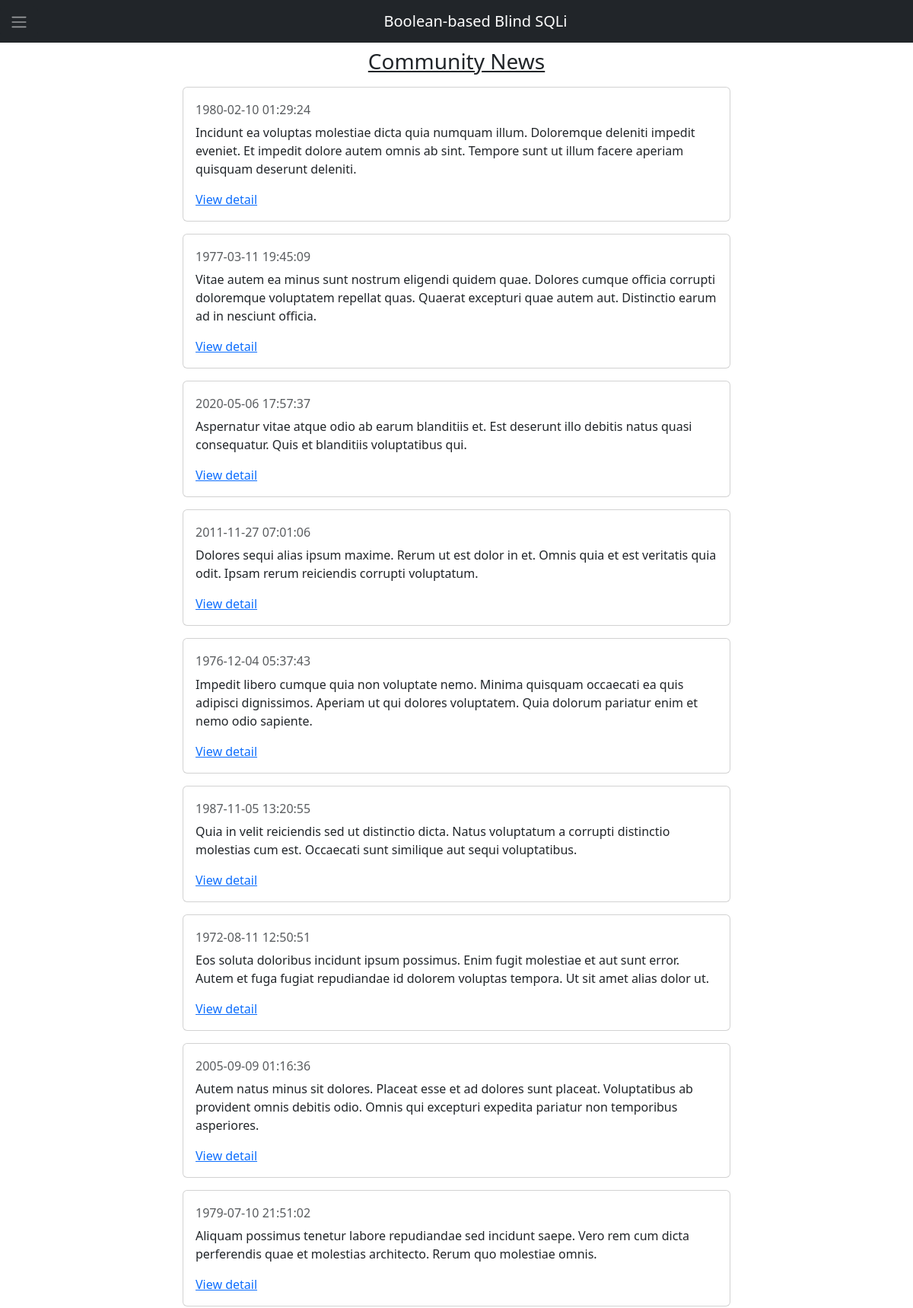
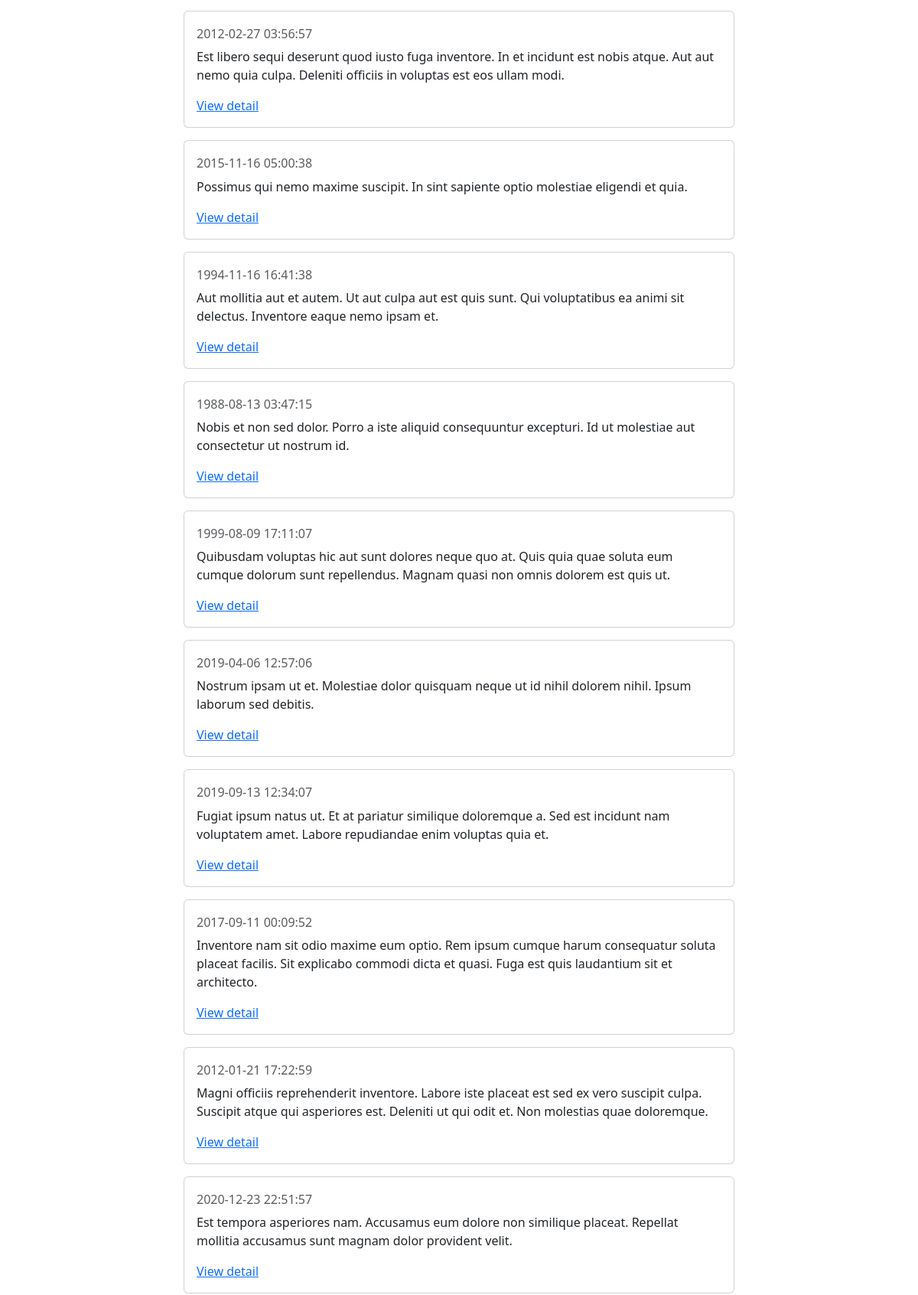
/boolean_based/list.php (upper part), run on the app's committed database (2 pictures, top to bottom).
### tables this page shows
CREATE TABLE `news` (
  `id` int(9) UNSIGNED NOT NULL,
  `header` varchar(255) NOT NULL,
  `body` varchar(255) NOT NULL,
  `date` datetime NOT NULL
);

### boolean_based/list.php (called while the page is built)
<?php
$header = 'Boolean-based Blind SQLi';
include("../layout/header.php");
include("../layout/common_list.php");

### layout/common_list.php (the view, shortened to what this page needs)
<?php
$sql = "SELECT * FROM news";
$result = mysqli_query($conn, $sql);
$news = mysqli_fetch_all($result, MYSQLI_ASSOC)
?>
<div class="flex-grow-1 d-flex align-items-center flex-column ">
    <h3 class="mt-3 text-decoration-underline">Community News</h3>
    <div style="overflow: auto; -ms-overflow-style: none; scrollbar-width: none;" class="d-flex flex-column align-items-center">
        <?php foreach ($news as $item) : ?>
            <div class="card m-2" style="width: 60%;">
                <div class="card-body">
                    <h6 class="card-subtitle mb-2 text-muted " ><?php echo $item['date'] ?></h6>
                    <p class="card-text "><?php echo $item['body'] ?></p>
                    <a href="detail.php?id=<?php echo $item['id'] ?>" class="card-link">View detail</a>
                </div>
            </div>
        <?php endforeach; ?>
    </div>
</div>
<?php
include("../layout/footer.php");
?>

### layout/header.php (shortened to what this page needs)
<!DOCTYPE html>
<html lang="en">
<head>
    <link href="https://cdn.jsdelivr.net/npm/bootstrap@5.3.0-alpha3/dist/css/bootstrap.min.css" rel="stylesheet" />
</head>
<body class="d-flex flex-column">
    <nav class="navbar navbar-dark bg-dark fixed-top ">
        <div>
            <div class="d-flex flex-row align-items-center vw-100">
                <button class="btn btn-dark" type="button" data-bs-toggle="offcanvas" data-bs-target="#offcanvasDarkNavbar" aria-controls="offcanvasDarkNavbar">
                    <span class="navbar-toggler-icon"></span>
                </button>
                <div class="d-flex justify-content-center flex-grow-1 ">
                    <a class="navbar-brand ms-3 "><?php echo $header ?></a>
                </div>
            </div>
        </div>
    </nav>
    <div class="mt-5 d-flex" style="height:calc(100vh - 48px)">

### layout/footer.php (shortened to what this page needs)
</div>
</body>
</html>

### data on the page
news: date "1980-02-10 01:29:24", body "Incidunt ea voluptas molestiae dicta quia numquam illum. Doloremque deleniti impedit eveniet. Et impedit dolore autem omnis ab sint. Tempore sunt ut illum facere aperiam quisquam deserunt deleniti."
news: date "1977-03-11 19:45:09", body "Vitae autem ea minus sunt nostrum eligendi quidem quae. Dolores cumque officia corrupti doloremque voluptatem repellat quas. Quaerat excepturi quae autem aut. Distinctio earum ad in nesciunt officia."
news: date "2020-05-06 17:57:37", body "Aspernatur vitae atque odio ab earum blanditiis et. Est deserunt illo debitis natus quasi consequatur. Quis et blanditiis voluptatibus qui."
news: date "2011-11-27 07:01:06", body "Dolores sequi alias ipsum maxime. Rerum ut est dolor in et. Omnis quia et est veritatis quia odit. Ipsam rerum reiciendis corrupti voluptatum."
news: date "1976-12-04 05:37:43", body "Impedit libero cumque quia non voluptate nemo. Minima quisquam occaecati ea quis adipisci dignissimos. Aperiam ut qui dolores voluptatem. Quia dolorum pariatur enim et nemo odio sapiente."
news: date "1987-11-05 13:20:55", body "Quia in velit reiciendis sed ut distinctio dicta. Natus voluptatum a corrupti distinctio molestias cum est. Occaecati sunt similique aut sequi voluptatibus."
news: date "1972-08-11 12:50:51", body "Eos soluta doloribus incidunt ipsum possimus. Enim fugit molestiae et aut sunt error. Autem et fuga fugiat repudiandae id dolorem voluptas tempora. Ut sit amet alias dolor ut."
news: date "2005-09-09 01:16:36", body "Autem natus minus sit dolores. Placeat esse et ad dolores sunt placeat. Voluptatibus ab provident omnis debitis odio. Omnis qui excepturi expedita pariatur non temporibus asperiores."
news: date "1979-07-10 21:51:02", body "Aliquam possimus tenetur labore repudiandae sed incidunt saepe. Vero rem cum dicta perferendis quae et molestias architecto. Rerum quo molestiae omnis."
news: date "2012-02-27 03:56:57", body "Est libero sequi deserunt quod iusto fuga inventore. In et incidunt est nobis atque. Aut aut nemo quia culpa. Deleniti officiis in voluptas est eos ullam modi."
news: date "2015-11-16 05:00:38", body "Possimus qui nemo maxime suscipit. In sint sapiente optio molestiae eligendi et quia."
news: date "1994-11-16 16:41:38", body "Aut mollitia aut et autem. Ut aut culpa aut est quis sunt. Qui voluptatibus ea animi sit delectus. Inventore eaque nemo ipsam et."
news: date "1988-08-13 03:47:15", body "Nobis et non sed dolor. Porro a iste aliquid consequuntur excepturi. Id ut molestiae aut consectetur ut nostrum id."
news: date "1999-08-09 17:11:07", body "Quibusdam voluptas hic aut sunt dolores neque quo at. Quis quia quae soluta eum cumque dolorum sunt repellendus. Magnam quasi non omnis dolorem est quis ut."
news: date "2019-04-06 12:57:06", body "Nostrum ipsam ut et. Molestiae dolor quisquam neque ut id nihil dolorem nihil. Ipsum laborum sed debitis."
news: date "2019-09-13 12:34:07", body "Fugiat ipsum natus ut. Et at pariatur similique doloremque a. Sed est incidunt nam voluptatem amet. Labore repudiandae enim voluptas quia et."
news: date "2017-09-11 00:09:52", body "Inventore nam sit odio maxime eum optio. Rem ipsum cumque harum consequatur soluta placeat facilis. Sit explicabo commodi dicta et quasi. Fuga est quis laudantium sit et architecto."
news: date "2012-01-21 17:22:59", body "Magni officiis reprehenderit inventore. Labore iste placeat est sed ex vero suscipit culpa. Suscipit atque qui asperiores est. Deleniti ut qui odit et. Non molestias quae doloremque."
news: date "2020-12-23 22:51:57", body "Est tempora asperiores nam. Accusamus eum dolore non similique placeat. Repellat mollitia accusamus sunt magnam dolor provident velit."

### other printed values
$header "Boolean-based Blind SQLi"
